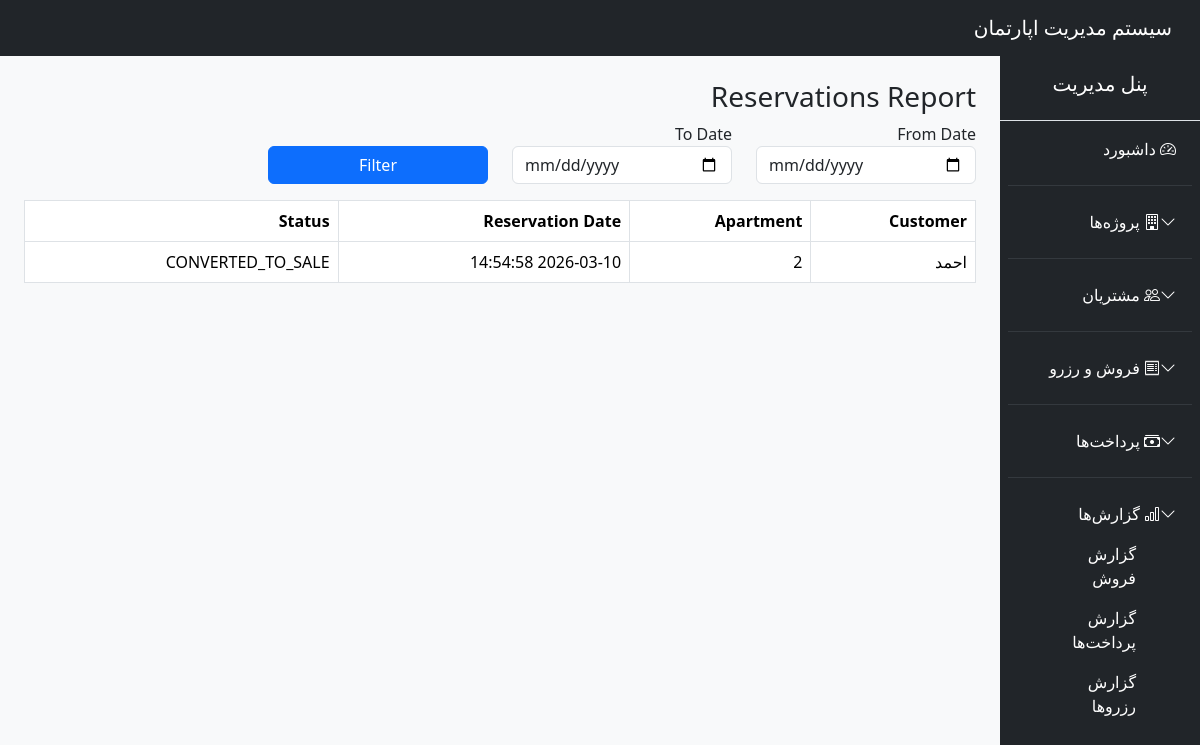
The page /public/?route=report_reservations (signed in) on the database its author committed.
### tables this page shows
CREATE TABLE `reservations` (
  `id` int(11) NOT NULL,
  `apartment_id` int(11) NOT NULL,
  `customer_id` int(11) NOT NULL,
  `reserved_at` datetime NOT NULL DEFAULT current_timestamp(),
  `status` enum('ACTIVE','CANCELLED','CONVERTED_TO_SALE') DEFAULT 'ACTIVE',
  `created_at` datetime NOT NULL DEFAULT current_timestamp()
);

CREATE TABLE `customers` (
  `id` int(11) NOT NULL,
  `full_name` varchar(100) NOT NULL,
  `phone` varchar(50) DEFAULT NULL,
  `email` varchar(100) DEFAULT NULL,
  `national_id` varchar(50) DEFAULT NULL,
  `created_at` timestamp NOT NULL DEFAULT current_timestamp()
);

CREATE TABLE `apartments` (
  `id` int(11) NOT NULL,
  `floor_id` int(11) NOT NULL,
  `apartment_number` varchar(50) NOT NULL,
  `area` float DEFAULT NULL,
  `rooms` int(11) DEFAULT NULL,
  `status` enum('COMPLETED','UNDER_CONSTRUCTION','NOT_STARTED') NOT NULL,
  `base_price` decimal(15,2) DEFAULT NULL,
  `estimated_total_cost` decimal(15,2) DEFAULT NULL,
  `spent_cost` decimal(15,2) DEFAULT 0.00,
  `created_at` timestamp NOT NULL DEFAULT current_timestamp()
);

### app/core/Controller.php (called while the page is built, shortened)
<?php
class Controller {
    protected function view($view, $data = []) {
        extract($data);
        require "../app/views/$view.php";
    }
    protected function model($model) {
        return new $model;
    }
}

### app/controllers/ReportController.php (called while the page is built, shortened)
<?php
class ReportController extends Controller
{
    public function reservations()
    {
        $model = $this->model("Reservation");
        $reservations = $model->getReservationsReport($_GET);
        $this->view("reports/reservations", compact('reservations', 'page_title'));
    }
}

### public/index.php (called while the page is built, shortened)
<?php
require_once "../app/core/Database.php";
require_once "../app/core/Controller.php";
require_once "../app/core/Model.php";
require_once "../routes/web.php";

### config/config.php (called while the page is built)
<?php
return [
    'db' => [
        'host' => 'localhost',
        'dbname' => 'apartment_system',
        'user' => 'root',
        'pass' => ''
    ]
];

### app/core/Database.php (called while the page is built, shortened)
<?php
class Database {
    private static $instance = null;
    private function __construct() {
        $config = require __DIR__ . '/../../config/config.php';
        $dsn = "mysql:host={$config['db']['host']};dbname={$config['db']['dbname']};charset=utf8mb4";
        try {
            $this->pdo = new PDO($dsn, $config['db']['user'], $config['db']['pass']);
        } catch (PDOException $e) {
            die("DB Connection Failed: " . $e->getMessage());
        }
    }
    public static function connect() {
        if (self::$instance === null) {
            self::$instance = new Database();
        }
        return self::$instance->pdo;
    }
}

### app/core/Model.php (called while the page is built, shortened)
<?php
class Model {
    public function __construct() {
        $this->db = Database::connect();
    }
}

### app/models/Reservation.php (called while the page is built, shortened)
<?php
class Reservation extends Model
{
    public function getReservationsReport($filter)
    {
        $sql = "SELECT r.*, c.full_name, a.apartment_number
                FROM reservations r
                JOIN customers c ON r.customer_id = c.id
                JOIN apartments a ON r.apartment_id = a.id
                WHERE 1=1";
        return $this->db->query($sql)->fetchAll(PDO::FETCH_ASSOC);
    }
}

### app/views/reports/reservations.php (the view, shortened to what this page needs)
<?php require "../app/views/layouts/header.php"; ?>
<?php require "../app/views/layouts/sidebar.php"; ?>
<h3>Reservations Report</h3>
<form method="get">
    <div class="row mb-3">
        <div class="col-md-3">
            <label>From Date</label>
            <input type="date" name="from" class="form-control" value="<?= $_GET['from'] ?? '' ?>">
        </div>
        <div class="col-md-3">
            <label>To Date</label>
            <input type="date" name="to" class="form-control" value="<?= $_GET['to'] ?? '' ?>">
        </div>
        <div class="col-md-3">
            <label>&nbsp;</label>
            <button class="btn btn-primary w-100">Filter</button>
        </div>
    </div>
</form>
<table class="table table-bordered">
    <thead>
        <tr>
            <th>Customer</th>
            <th>Apartment</th>
            <th>Reservation Date</th>
            <th>Status</th>
        </tr>
    </thead>
    <tbody>
        <?php foreach ($reservations as $r): ?>
        <tr>
            <td><?= $r['full_name'] ?></td>
            <td><?= $r['apartment_number'] ?></td>
            <td><?= $r['created_at'] ?></td>
            <td><?= $r['status'] ?></td>
        </tr>
        <?php endforeach; ?>
    </tbody>
</table>
<?php require "../app/views/layouts/footer.php"; ?>

### rows shown on the page
reservations: customer.full_name "احمد", apartment.apartment_number "2", created_at "2026-03-10 14:54:58", status "CONVERTED_TO_SALE"
